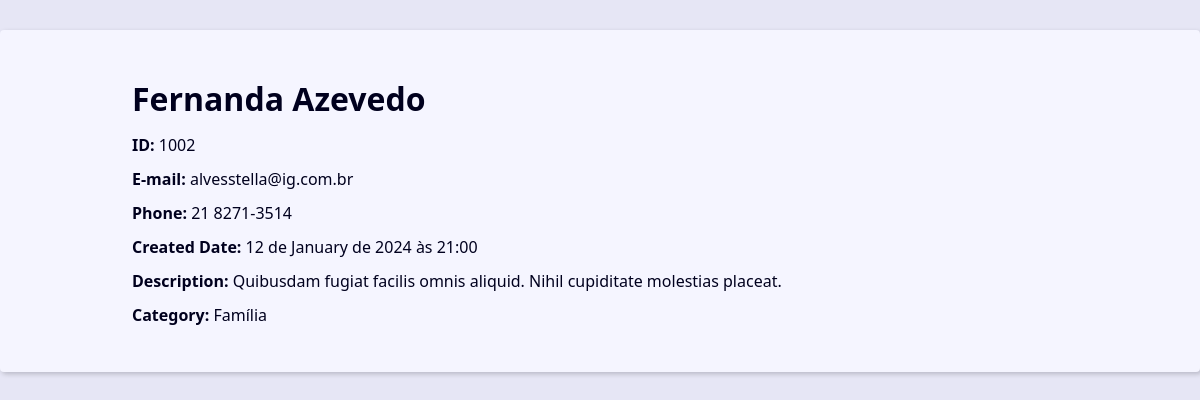
The app's page /1002/ with its own data.
### contact/models.py (models this page shows, shortened)
class Contact(models.Model):
    first_name = models.CharField(max_length= 50) #string
    last_name = models.CharField(max_length= 50, blank=True)
    phone = models.CharField(max_length= 50)
    email = models.EmailField(max_length= 254, blank=True)# A opção de colocar email agora é opcional)
    created_date = models.DateTimeField(default=timezone.now)
    description = models.TextField(blank=True)
    show = models.BooleanField(default=True)
    picture = models.ImageField(blank=True, upload_to='pictures/%Y/%m/')
    category = models.ForeignKey(Category, on_delete=models.SET_NULL, blank=True, null=True)
    onwer = models.ForeignKey(User, on_delete=models.SET_NULL, blank=True, null=True)

class Category(models.Model):
    class Meta:
        verbose_name = 'Category'
        verbose_name_plural = 'Categories'
    name = models.CharField(max_length=50)

### contact/views/contact_views.py (the view)
# urls.py: path('', include('contact.urls')),
def contact(resquest, contact_id):
    single_contact = get_object_or_404(Contact, pk=contact_id)
    context = {
        'contact': single_contact,
    }
    return render(
        resquest,
        'contact/contact.html',
        context
    )

### contact/templates/contact/contact.html
{% extends "global/base.html" %}
{% block content %}
    <div class='single-contact'>
        <h1 class='single-contact-name'>
            {{ contact.first_name }} {{ contact.last_name }}
        </h1>
        <p><b>ID: </b>{{ contact.id }}</p>
        <p><b>E-mail: </b>{{ contact.email }}</p>
        <p><b>Phone: </b>{{ contact.phone }}</p>
        <p><b>Created Date: </b>{{ contact.created_date }}</p>
        <p><b>Description: </b>{{ contact.description }}</p>
        <p><b>Category: </b>{{ contact.category.name }}</p>
    </div>
{% endblock content %}

### base_static/global/css/style.css (style rules this page uses)
:root { --spacing: 1.5rem; --link-dark-color: rgb(0, 83, 134); --link-light-color: rgb(156, 217, 255); --clr-white: rgb(245, 245, 255); --clr-black: rgb(0, 0, 30); --clr-light-gray: rgb(230, 230, 245); --clr-dark-shadow-5: rgba(0, 0, 10, 5%); --clr-dark-shadow-10: rgba(0, 0, 10, 10%); --clr-dark-shadow-20: rgba(0, 0, 10, 20%); --clr-light-shadow-5: rgba(200, 200, 255, 5%); --clr-light-shadow-10: rgba(200, 200, 255, 10%); --clr-light-shadow-20: rgba(200, 200, 255, 20%); --main-page-width: 120rem; --table-min-width: 60rem; --biggest-font-size: 5rem; --bigger-font-size: 4rem; --big-font-size: 3.2rem; --medium-font-size: 2.4rem; --small-font-size: 1.6rem; --smaller-font-size: 1.4rem; --smallest-font-size: 1.2rem; --transition-fast: 300ms; --transition-medium: 600ms; --transition-slow: 1s; --default-border-radius: 4px; }
*, *::before, *::after { margin: 0; padding: 0; box-sizing: border-box; }
html { font-size: 62.5%; }
body { font-family: system-ui, -apple-system, BlinkMacSystemFont, 'Segoe UI', Roboto, Oxygen, Ubuntu, Cantarell, 'Open Sans', 'Helvetica Neue', sans-serif; line-height: 1.5; font-size: var(--small-font-size); color: var(--clr-black); -webkit-font-smoothing: antialiased; background: var(--clr-light-gray); }
@media (min-width: 600px) { .single-contact { max-width: 80%; margin: calc(var(--spacing) * 2) auto; } }
.single-contact h1 { margin: 1rem 0; }
.single-contact p { margin: 1rem 0; }

### records on screen
Contact: first_name "Fernanda", last_name "Azevedo", id "1002", email "alvesstella@ig.com.br", phone "21 8271-3514", created_date "12 de January de 2024 às 21:00", description "Quibusdam fugiat facilis omnis aliquid. Nihil cupiditate molestias placeat.", category.name "Família"
